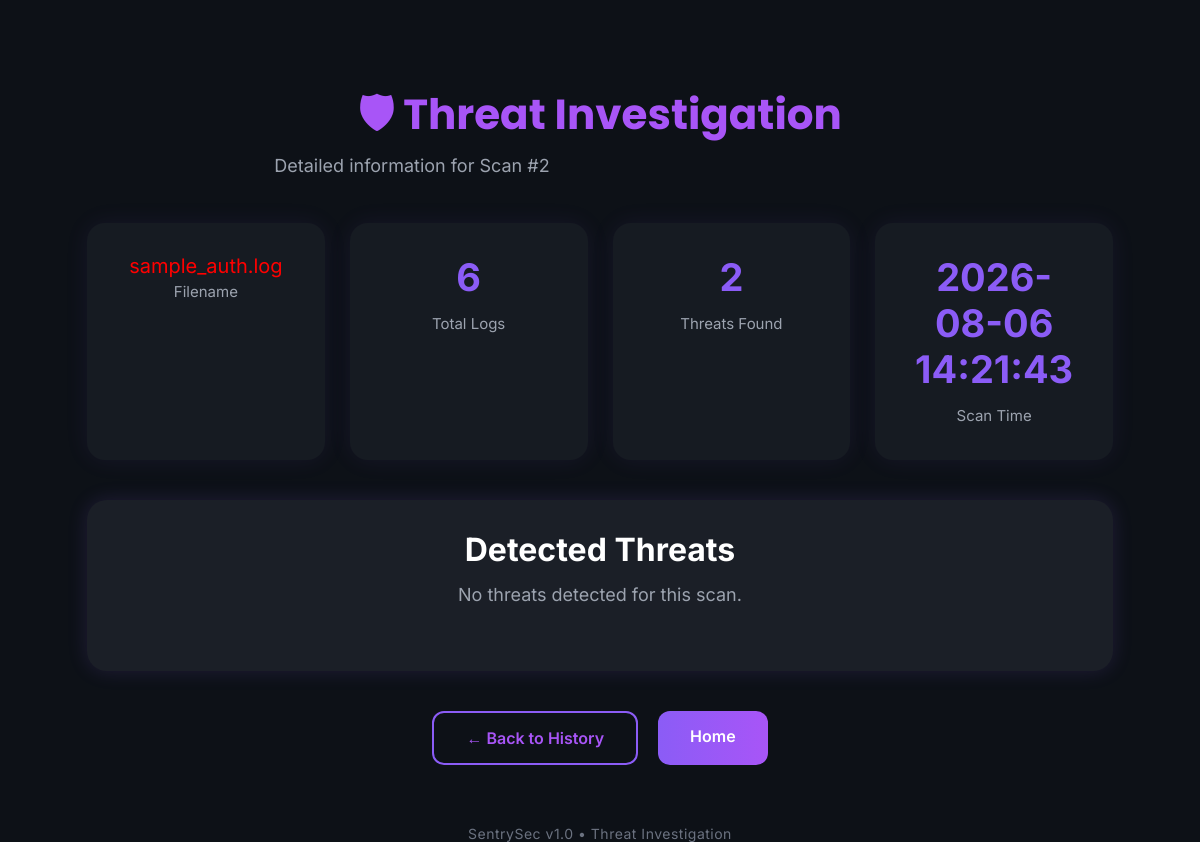
/scan/2, run on the app's committed database.
### tables this page shows
CREATE TABLE scan_history (

            id INTEGER PRIMARY KEY AUTOINCREMENT,

            filename TEXT,

            scan_time TIMESTAMP DEFAULT CURRENT_TIMESTAMP,

            total_logs INTEGER,

            failed_logins INTEGER,

            successful_logins INTEGER,

            threat_count INTEGER

        );

### app.py (the view)
@app.route("/scan/<int:scan_id>")
def scan_details(scan_id):
    scan = dict(get_scan(scan_id))   # <-- change this line
    threats = [dict(t) for t in get_threats(scan_id)]
    return render_template(
        "scan_details.html",
        scan=scan,
        threats=threats
    )

### database.py (called while the page is built)
def get_connection():
    conn = sqlite3.connect(DATABASE)
    conn.row_factory = sqlite3.Row
    return conn

def get_scan(scan_id):
    conn = get_connection()
    cursor = conn.cursor()
    cursor.execute("""
        SELECT *
        FROM scan_history
        WHERE id = ?
    """, (scan_id,))
    scan = cursor.fetchone()
    conn.close()
    return scan

def get_threats(scan_id):
    conn = get_connection()
    cursor = conn.cursor()
    cursor.execute("""
        SELECT *
        FROM threat_details
        WHERE scan_id = ?
        ORDER BY id
    """, (scan_id,))
    threats = cursor.fetchall()
    conn.close()
    return threats

### templates/scan_details.html (shortened to what this page needs)
<!DOCTYPE html>
<html lang="en">
<head>
    <link rel="stylesheet"
          href="{{ url_for('static', filename='style.css') }}">
</head>
<body>
<div class="analytics-page">
    <div class="page-title">
        <h1>🛡 Threat Investigation</h1>
        <p>Detailed information for Scan #{{ scan.id }}</p>
    </div>
    <div class="summary-grid">
        <div class="summary-card" style="overflow: visible;">
            <div style="
                color: red;
                font-size: 20px;
                white-space: normal;
                word-break: break-word;
            ">
                {{ scan.filename }}
            </div>
            <p>Filename</p>
        </div>
        <div class="summary-card">
            <h2>{{ scan.total_logs }}</h2>
            <p>Total Logs</p>
        </div>
        <div class="summary-card">
            <h2>{{ scan.threat_count }}</h2>
            <p>Threats Found</p>
        </div>
        <div class="summary-card">
            <h2>{{ scan.scan_time }}</h2>
            <p>Scan Time</p>
        </div>
    </div>
    <div class="chart-card">
        <h2>Detected Threats</h2>
        {% if threats %}
            {% for threat in threats %}
            <div class="alert-card">
                <span class="badge {{ threat.severity.lower() }}">
                    {{ threat.severity }}
                </span>
                <h3>{{ threat.message }}</h3>
                <p><strong>IP Address:</strong> {{ threat.ip_address }}</p>
                <p><strong>Event Time:</strong> {{ threat.log_time }}</p>
            </div>
            {% endfor %}
        {% else %}
            <p>No threats detected for this scan.</p>
        {% endif %}
    </div>
    <div class="button-group">
        <a href="/history" class="secondary-btn">
            ← Back to History
        </a>
        <a href="/" class="primary-btn">
            Home
        </a>
    </div>
</div>
<footer class="footer">
    SentrySec v1.0 • Threat Investigation
</footer>
</body>
</html>

### static/style.css (style rules this page uses)
* { margin:0; padding:0; box-sizing:border-box; }
html,body { width:100%; height:100%; }
body { font-family:"Inter",sans-serif; background:#0D1117; color:#E6EDF3; min-height:100vh; padding:30px; }
h1 { font-family:"Poppins",sans-serif; font-size:42px; line-height:1.2; margin-bottom:25px; }
p { max-width:650px; margin:0 auto 50px; color:#9CA3AF; font-size:18px; line-height:1.8; }
.footer { margin:50px 0 20px; text-align:center; color:#6B7280; font-size:14px; letter-spacing:.5px; }
.page-title { text-align:center; margin-bottom:40px; }
.page-title h1 { color:#A855F7; margin-bottom:10px; }
.page-title p { margin:0; color:#9CA3AF; }
.summary-card { background:#161B22; border-radius:18px; padding:30px; text-align:center; box-shadow:0 0 25px rgba(139,92,246,.08); border:1px solid transparent; transition:.3s ease; }
.summary-card h2 { color:#8B5CF6; font-size:38px; margin-bottom:10px; animation:pop .6s ease; }
.summary-card p { margin:0; color:#9CA3AF; font-size:15px; }
.button-group { display:flex; justify-content:center; gap:20px; margin-top:40px; flex-wrap:wrap; }
.primary-btn, .secondary-btn { text-decoration:none; padding:15px 32px; border-radius:12px; font-weight:600; transition:.25s; display:inline-block; }
.primary-btn { background:linear-gradient(90deg,#8B5CF6,#A855F7); color:white; }
.secondary-btn { border:2px solid #8B5CF6; color:#A855F7; background:transparent; }
.analytics-page { width:90%; max-width:1400px; margin:60px auto; }
.summary-grid { display:grid; grid-template-columns:repeat(4,1fr); gap:25px; margin:40px 0; }
.chart-card { background:#1b1f27; border-radius:20px; padding:30px; margin-top:35px; box-shadow:0 0 20px rgba(139,92,246,.15); transition:.3s ease; }
.chart-card h2 { color:white; text-align:center; margin-bottom:10px; font-size:32px; }
.chart-card p { text-align:center; color:#9CA3AF; margin-bottom:30px; }

### data on the page
scan_history: id "2", filename "sample_auth.log", total_logs "6", threat_count "2", scan_time "2026-08-06 14:21:43"
